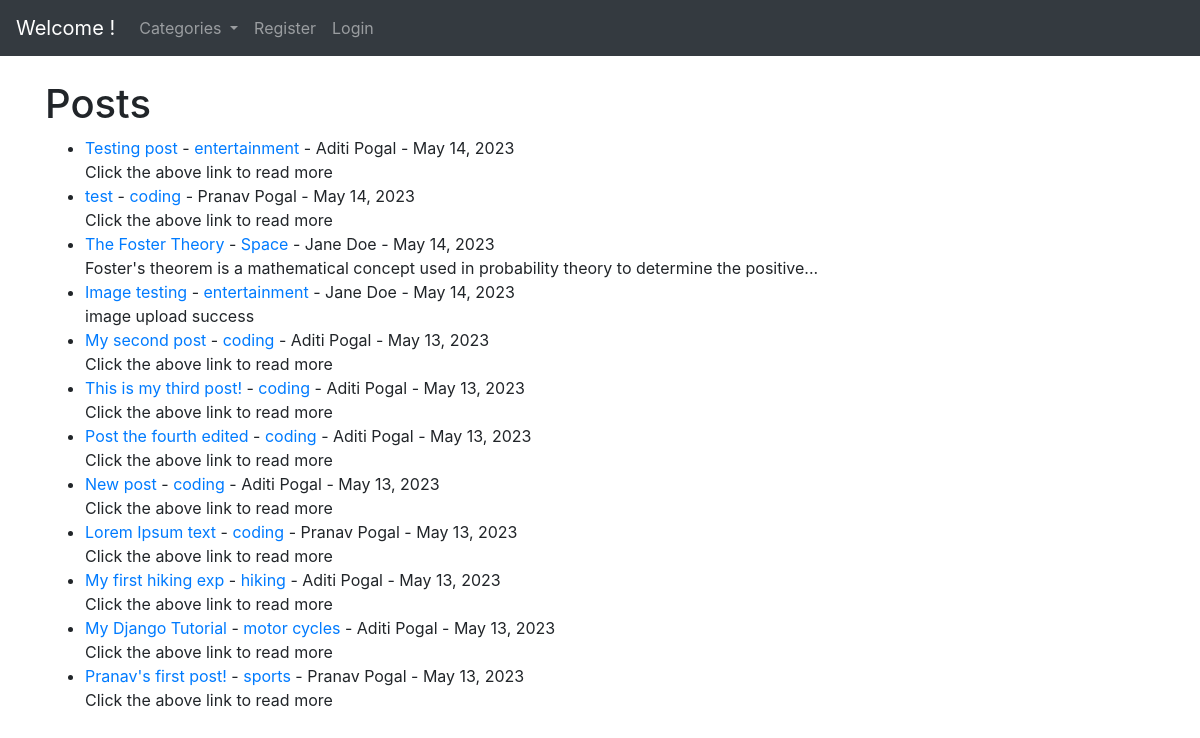
The app's page /, older data.
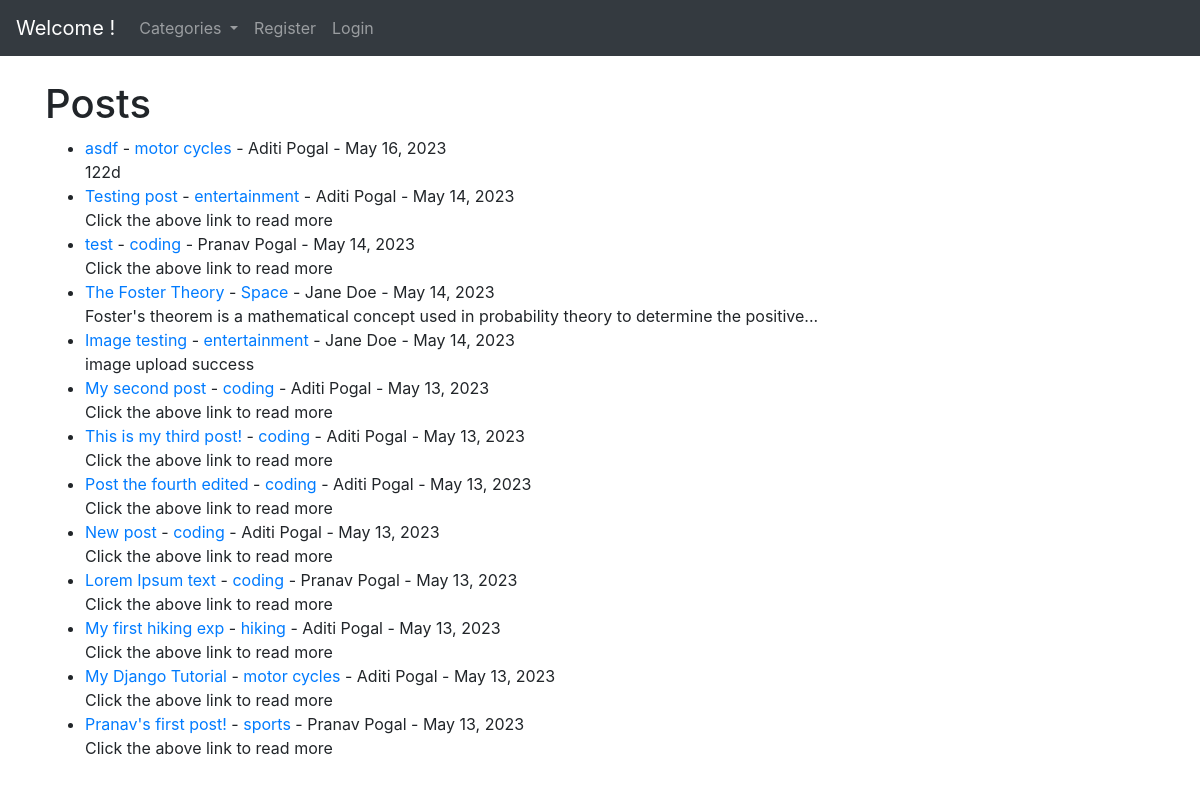
The same page, newer data.
### theblog/models.py (models this page shows, shortened)
class Post(models.Model):
    title=models.CharField(max_length=255)
    header_image=models.ImageField(null=True,blank=True,upload_to="images/")
    title_tag=models.CharField(max_length=255)
    author=models.ForeignKey(User,on_delete=models.CASCADE)
    body=RichTextField(blank=True,null=True)
    post_date=models.DateField(auto_now_add=True)
    category=models.CharField(max_length=255,default='coding')
    snippet=models.CharField(max_length=255)
    likes=models.ManyToManyField(User,related_name='blog_posts')

### theblog/views.py (the view)
# urls.py: path('',HomeView.as_view(),name="home"),
class HomeView(ListView):
    model=Post
    template_name='home.html'
    ordering=['-post_date']
    def get_context_data(self,*args,**kwargs):
        cat_menu=Category.objects.all()
        context=super(HomeView,self).get_context_data(*args,**kwargs)
        context["cat_menu"]=cat_menu
        return context

### theblog/models.py (called while the page is built)
    def __str__(self):
        return self.name

### theblog/templates/home.html (shortened to what this page needs)
{% extends 'base.html' %}
{% block content %}
<h1>Posts</h1>
<ul>
{% for post in object_list %}
   <li><a href="{% url 'article-detail' post.pk %}">{{ post.title }}</a>
    - <a href="{% url 'category' post.category|slugify %}">{{ post.category }}</a> - {{ post.author.first_name }}
    {{ post.author.last_name }} -
    {{ post.post_date }}
    <br>
   {{ post.snippet }}
    </li>
{% endfor %}
</ul>
{% endblock %}

Row changes from the older to the newer data that the page shows:
added Post: title "asdf", category "motor cycles", author.first_name "Aditi", author.last_name "Pogal", post_date "May 16, 2023", snippet "122d"
